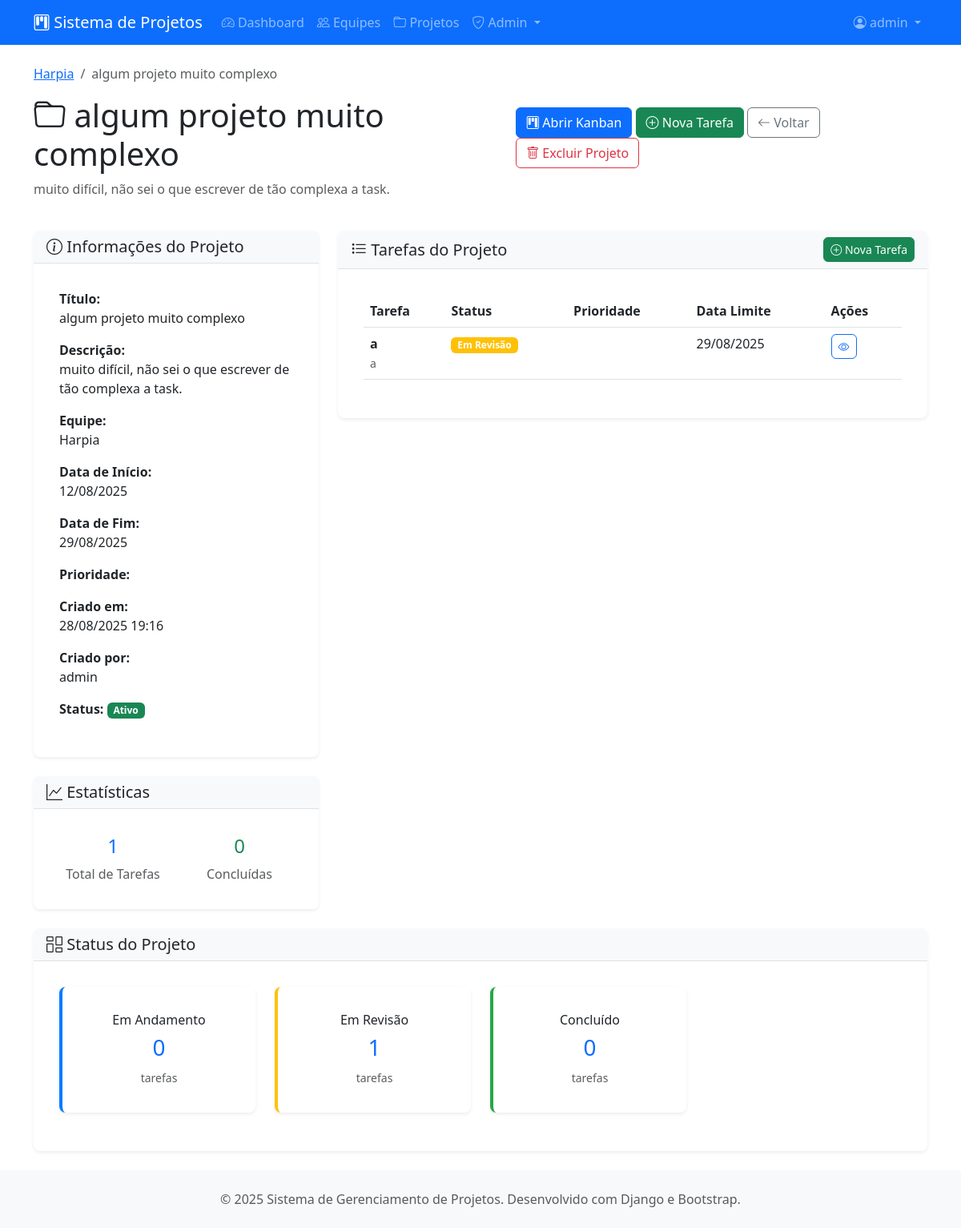
The page /projetos/projetos/2/ (signed in) on the database as committed earlier.
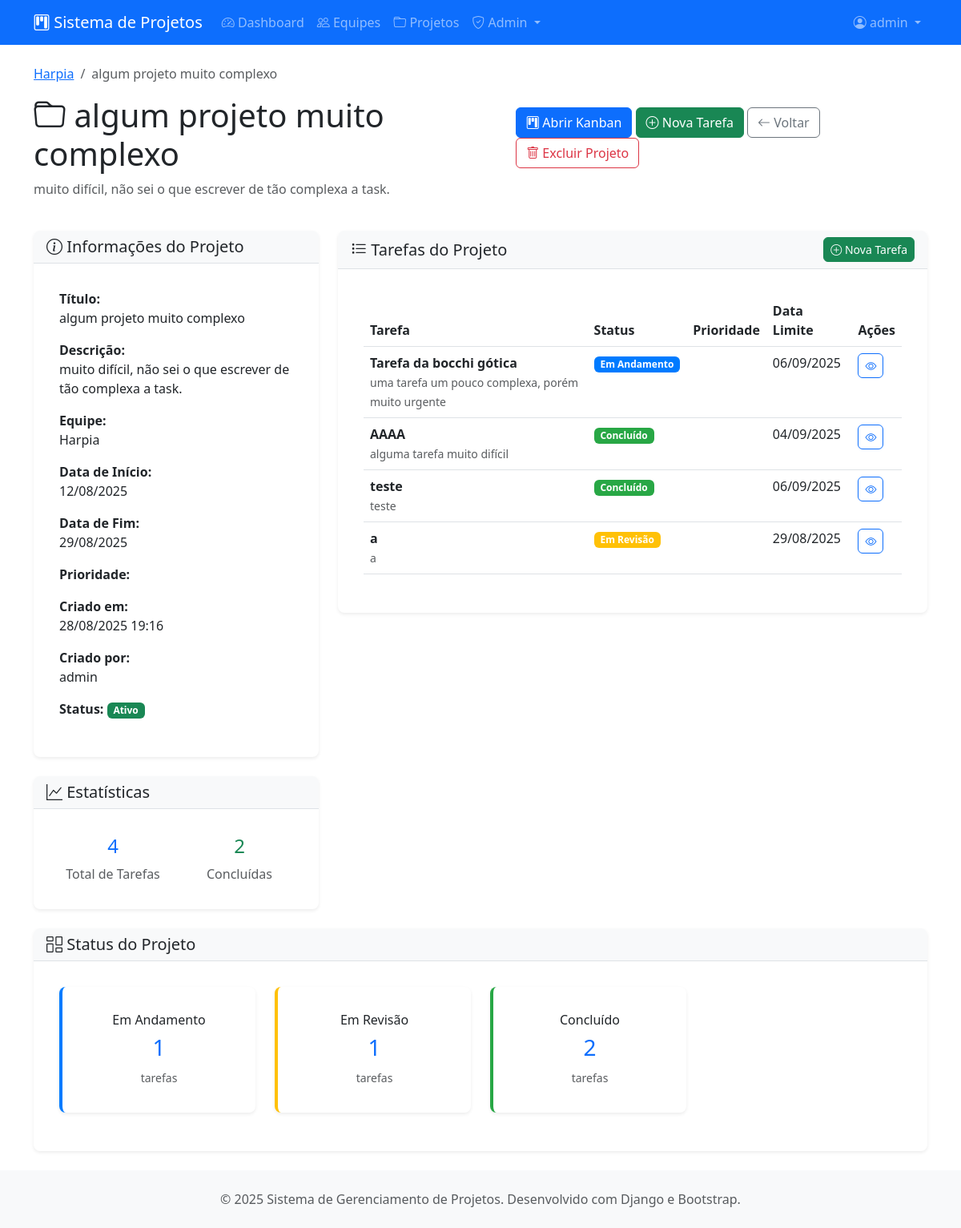
The same page on the database as committed later.
### projetos/models.py (models this page shows, shortened)
class Projeto(models.Model):
    PRIORIDADE_CHOICES = [
        ('baixa', 'Baixa'),
        ('media', 'Média'),
        ('alta', 'Alta'),
        ('urgente', 'Urgente'),
    ]
    titulo = models.CharField(max_length=200, verbose_name="Título")
    descricao = models.TextField(verbose_name="Descrição")
    equipe = models.ForeignKey(Equipe, on_delete=models.CASCADE, related_name="projetos")
    criado_por = models.ForeignKey(User, on_delete=models.CASCADE, related_name="projetos_criados")
    criado_em = models.DateTimeField(auto_now_add=True)
    atualizado_em = models.DateTimeField(auto_now=True)
    data_inicio = models.DateField(verbose_name="Data de Início")
    data_fim = models.DateField(verbose_name="Data de Conclusão")
    prioridade = models.CharField(max_length=10, choices=PRIORIDADE_CHOICES, default='media')
    ativo = models.BooleanField(default=True, verbose_name="Projeto Ativo")
    class Meta:
        verbose_name = "Projeto"
        verbose_name_plural = "Projetos"
        ordering = ["-criado_em"]

class Tarefa(models.Model):
    PRIORIDADE_CHOICES = [
        ('baixa', 'Baixa'),
        ('media', 'Média'),
        ('alta', 'Alta'),
        ('urgente', 'Urgente'),
    ]
    titulo = models.CharField(max_length=200, verbose_name="Título")
    descricao = models.TextField(verbose_name="Descrição")
    projeto = models.ForeignKey(Projeto, on_delete=models.CASCADE, related_name="tarefas")
    status = models.ForeignKey(StatusTarefa, on_delete=models.CASCADE, related_name="tarefas")
    criada_por = models.ForeignKey(User, on_delete=models.CASCADE, related_name="tarefas_criadas")
    criada_em = models.DateTimeField(auto_now_add=True)
    atualizada_em = models.DateTimeField(auto_now=True)
    data_limite = models.DateTimeField(blank=True, null=True, verbose_name="Data Limite")
    prioridade = models.CharField(max_length=10, choices=PRIORIDADE_CHOICES, default='media')
    etiquetas = models.ManyToManyField(Etiqueta, blank=True, related_name="tarefas")
    ordem = models.PositiveIntegerField(default=0, verbose_name="Ordem na Coluna")
    class Meta:
        verbose_name = "Tarefa"
        verbose_name_plural = "Tarefas"
        ordering = ["ordem", "-criada_em"]

class StatusTarefa(models.Model):
    nome = models.CharField(max_length=50, verbose_name="Nome do Status")
    cor = models.CharField(max_length=7, default="#007bff", verbose_name="Cor (Hex)")
    ordem = models.PositiveIntegerField(verbose_name="Ordem")
    class Meta:
        verbose_name = "Status da Tarefa"
        verbose_name_plural = "Status das Tarefas"
        ordering = ["ordem"]
        unique_together = ['nome']

class Equipe(models.Model):
    nome = models.CharField(max_length=100, verbose_name="Nome da Equipe")
    descricao = models.TextField(blank=True, verbose_name="Descrição")
    criada_em = models.DateTimeField(auto_now_add=True)
    criada_por = models.ForeignKey(User, on_delete=models.CASCADE, related_name="equipes_criadas")
    ativa = models.BooleanField(default=True, verbose_name="Equipe Ativa")
    class Meta:
        verbose_name = "Equipe"
        verbose_name_plural = "Equipes"
        ordering = ["nome"]

### projetos/views.py (the view)
# urls.py: path('projetos/<int:pk>/', views.ProjetoDetailView.as_view(), name='detalhe-projeto'),
class ProjetoDetailView(LoginRequiredMixin, DetailView):
    model = Projeto
    template_name = 'projetos/projeto/detalhe.html'
    context_object_name = 'projeto'
    def get_context_data(self, **kwargs):
        context = super().get_context_data(**kwargs)
        context['tarefas'] = self.object.tarefas.all()
        context['status_list'] = StatusTarefa.objects.all()
        context['status_stats'] = {}
        for status in context['status_list']:
            count = self.object.tarefas.filter(status=status).count()
            context['status_stats'][status.nome] = count
        return context

### projetos/templates/projetos/projeto/detalhe.html (shortened to what the changed rows need)
{% extends 'projetos/base.html' %}
{% load static %}
{% block content %}
<div class="row">
    <div class="col-12">
        <div class="d-flex justify-content-between align-items-center mb-4">
            <div>
                <nav aria-label="breadcrumb">
                    <ol class="breadcrumb">
                        <li class="breadcrumb-item">
                            <a href="{% url 'projetos:detalhe-equipe' projeto.equipe.pk %}">{{ projeto.equipe.nome }}</a>
                        </li>
                        <li class="breadcrumb-item active">{{ projeto.titulo }}</li>
                    </ol>
                </nav>
                <h1><i class="bi bi-folder"></i> {{ projeto.titulo }}</h1>
                {% if projeto.descricao %}
                    <p class="text-muted">{{ projeto.descricao }}</p>
                {% endif %}
            </div>
        </div>
    </div>
</div>
<div class="row">
    <div class="col-md-4">
        <div class="card mb-4">
            <div class="card-body">
                <div class="mb-3">
                    <strong>Título:</strong>
                    <p class="mb-0">{{ projeto.titulo }}</p>
                </div>
                {% if projeto.descricao %}
                    <div class="mb-3">
                        <strong>Descrição:</strong>
                        <p class="mb-0">{{ projeto.descricao }}</p>
                    </div>
                {% endif %}
                <div class="mb-3">
                    <strong>Equipe:</strong>
                    <p class="mb-0">{{ projeto.equipe.nome }}</p>
                </div>
                <div class="mb-3">
                    <strong>Data de Início:</strong>
                    <p class="mb-0">{{ projeto.data_inicio|date:"d/m/Y" }}</p>
                </div>
                <div class="mb-3">
                    <strong>Data de Fim:</strong>
                    <p class="mb-0">{{ projeto.data_fim|date:"d/m/Y" }}</p>
                </div>
                <div class="mb-3">
                    <strong>Criado em:</strong>
                    <p class="mb-0">{{ projeto.criado_em|date:"d/m/Y H:i" }}</p>
                </div>
                <div class="mb-3">
                    <strong>Criado por:</strong>
                    <p class="mb-0">{{ projeto.criado_por.get_full_name|default:projeto.criado_por.username }}</p>
                </div>
            </div>
        </div>
        <div class="card">
            <div class="card-body">
                <div class="row text-center">
                    <div class="col-6">
                        <h4 class="text-primary">{{ tarefas.count }}</h4>
                        <p class="text-muted mb-0">Total de Tarefas</p>
                    </div>
                    <div class="col-6">
                        <h4 class="text-success">
                            {{ status_stats.Concluído|default:0 }}
                        </h4>
                        <p class="text-muted mb-0">Concluídas</p>
                    </div>
                </div>
            </div>
        </div>
    </div>
    <div class="col-md-8">
        <div class="card">
            <div class="card-body">
                {% if tarefas %}
                    <div class="table-responsive">
                        <table class="table table-hover">
                            <thead>
                                <tr>
                                    <th>Tarefa</th>
                                    <th>Status</th>
                                    <th>Prioridade</th>
                                    <th>Data Limite</th>
                                    <th>Ações</th>
                                </tr>
                            </thead>
                            <tbody>
                                {% for tarefa in tarefas %}
                                    <tr>
                                        <td>
                                            <strong>{{ tarefa.titulo }}</strong>
                                            <br>
                                            <small class="text-muted">{{ tarefa.descricao|truncatewords:10 }}</small>
                                        </td>
                                        <td>
                                            <span class="badge" style="background-color: {{ tarefa.status.cor }}">
                                                {{ tarefa.status.nome }}
                                            </span>
                                        </td>
                                        <td>
                                            <span class="badge bg-{{ tarefa.prioridade }}">
                                            </span>
                                        </td>
                                        <td>
                                            {% if tarefa.data_limite %}
                                                {{ tarefa.data_limite|date:"d/m/Y" }}
                                            {% else %}
                                                <span class="text-muted">-</span>
                                            {% endif %}
                                        </td>
                                        <td>
                                            <a href="{% url 'projetos:detalhe-tarefa' tarefa.pk %}" class="btn btn-sm btn-outline-primary">
                                                <i class="bi bi-eye"></i>
                                            </a>
                                        </td>
                                    </tr>
                                {% endfor %}
                            </tbody>
                        </table>
                    </div>
                {% endif %}
            </div>
        </div>
    </div>
</div>
<div class="row mt-4">
    <div class="col-12">
        <div class="card">
            <div class="card-body">
                <div class="row">
                    {% for status in status_list %}
                        <div class="col-md-3 mb-3">
                            <div class="card border-0" style="border-left: 4px solid {{ status.cor }} !important;">
                                <div class="card-body text-center">
                                    <h6 class="card-title">{{ status.nome }}</h6>
                                    <h3 class="text-primary">
                                        {% for nome_status, count in status_stats.items %}
                                            {% if nome_status == status.nome %}
                                                {{ count }}
                                            {% endif %}
                                        {% endfor %}
                                    </h3>
                                    <small class="text-muted">tarefas</small>
                                </div>
                            </div>
                        </div>
                    {% endfor %}
                </div>
            </div>
        </div>
    </div>
</div>
{% endblock %}

Rows that differ between the two databases and show on the page:
computed for Projeto "algum projeto muito complexo": count "1" → "4"
added Tarefa: titulo "Tarefa da bocchi gótica", descricao "uma tarefa um pouco complexa, porém muito urgente", status.nome "Em Andamento", data_limite "06/09/2025"
added Tarefa: titulo "AAAA", descricao "alguma tarefa muito difícil", status.nome "Concluído", data_limite "04/09/2025"
added Tarefa: titulo "teste", descricao "teste", status.nome "Concluído", data_limite "06/09/2025"
Other text that changed with them:
{{ status_stats.Concluído|default:0 }}: "0" → "2"
new list line: "1"
new list line: "2"
list line gone: "0"
